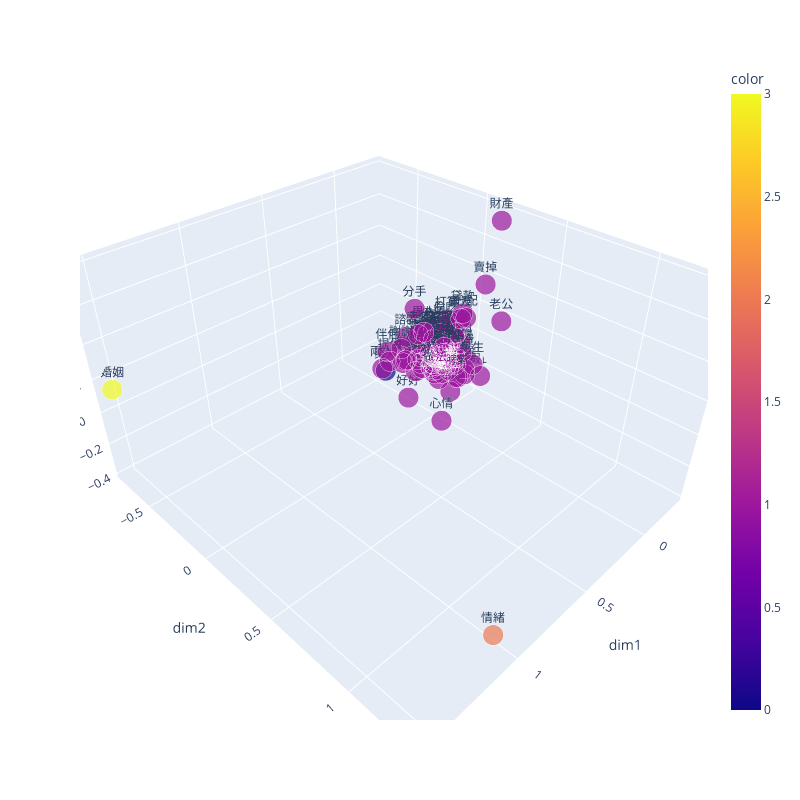

The cell this chart's notebook holds for it:
### Code cell
new_feat = reduceDim(feat,method='PCA',dim = 20)
d3_feat = reduceDim(feat,method='PCA',dim = 3)
word_df = pd.DataFrame({
    "word":sample_words,
    "color":cluster(new_feat,n=4),
    "dim1":d3_feat[:,0],
    "dim2":d3_feat[:,1],
    "dim3":d3_feat[:,2],

})
plotScatter3D(word_df)

### Figure 1 — Plotly figure (JSON) as saved in the notebook; plotly's stock layout.template omitted (floating-point values rounded to 4 significant figures; data arrays with more than 128 entries replaced by an {"elided": "..."} marker saying what was removed)
{"data": [{"hovertemplate": "dim1=%{x}<br>dim2=%{y}<br>dim3=%{z}<br>size=%{marker.size}<br>word=%{text}<br>color=%{marker.color}<extra></extra>", "legendgroup": "", "marker": {"color": {"elided": "150 int values"}, "coloraxis": "coloraxis", "size": {"elided": "150 float values"}, "sizemode": "area", "sizeref": 0.00125, "symbol": "circle"}, "mode": "markers+text", "name": "", "scene": "scene", "showlegend": false, "text": {"elided": "150 str values"}, "type": "scatter3d", "x": {"elided": "150 float values"}, "y": {"elided": "150 float values"}, "z": {"elided": "150 float values"}}], "layout": {"coloraxis": {"colorbar": {"title": {"text": "color"}}, "colorscale": [[0, "#0d0887"], [0.1111, "#46039f"], [0.2222, "#7201a8"], [0.3333, "#9c179e"], [0.4444, "#bd3786"], [0.5556, "#d8576b"], [0.6667, "#ed7953"], [0.7778, "#fb9f3a"], [0.8889, "#fdca26"], [1, "#f0f921"]]}, "height": 800, "legend": {"itemsizing": "constant", "tracegroupgap": 0}, "margin": {"t": 60}, "scene": {"domain": {"x": [0, 1], "y": [0, 1]}, "xaxis": {"title": {"text": "dim1"}}, "yaxis": {"title": {"text": "dim2"}}, "zaxis": {"title": {"text": "dim3"}}}, "width": 800}}
